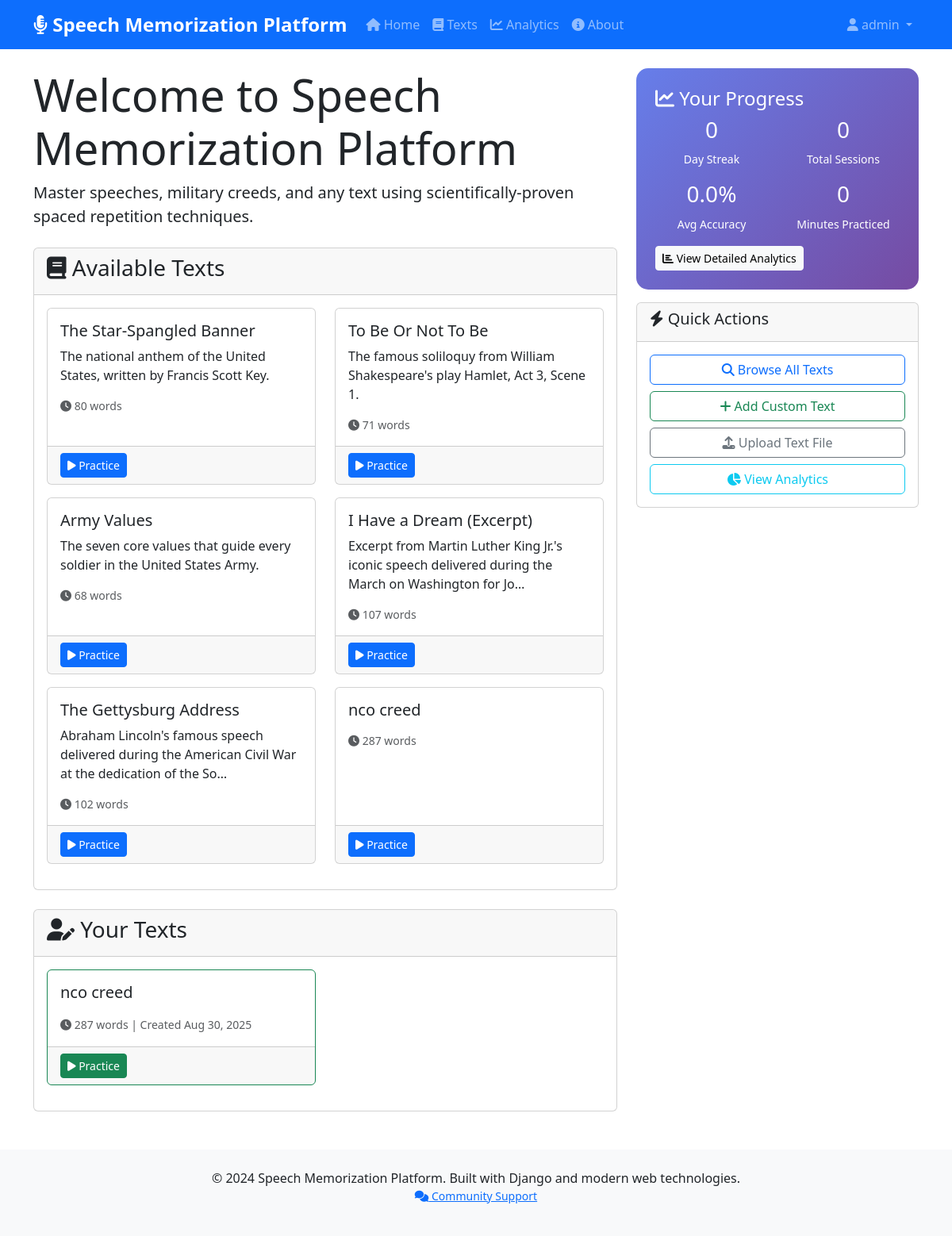
The app's page / (signed in) with its own data.
### memorization/models.py (models this page shows, shortened)
class Text(models.Model):
    DIFFICULTY_CHOICES = [
        ('beginner', 'Beginner'),
        ('intermediate', 'Intermediate'),
        ('advanced', 'Advanced'),
        ('expert', 'Expert'),
    ]
    title = models.CharField(max_length=200)
    content = models.TextField()
    description = models.TextField(blank=True, null=True)
    tags = models.CharField(max_length=500, blank=True, help_text="Comma-separated tags")
    difficulty = models.CharField(max_length=20, choices=DIFFICULTY_CHOICES, default='beginner')
    time_limit = models.PositiveIntegerField(null=True, blank=True, help_text="Suggested time limit in minutes")
    created_by = models.ForeignKey(User, on_delete=models.CASCADE, related_name='created_texts')
    created_at = models.DateTimeField(auto_now_add=True)
    updated_at = models.DateTimeField(auto_now=True)
    is_public = models.BooleanField(default=False)
    word_count = models.PositiveIntegerField(default=0)
    class Meta:
        ordering = ['-created_at']

### analytics/models.py (models this page shows, shortened)
class UserAnalytics(models.Model):
    user = models.OneToOneField(User, on_delete=models.CASCADE, related_name='analytics')
    total_sessions = models.PositiveIntegerField(default=0)
    total_practice_time = models.PositiveIntegerField(default=0)  # In seconds
    total_words_practiced = models.PositiveIntegerField(default=0)
    total_words_correct = models.PositiveIntegerField(default=0)
    average_accuracy = models.FloatField(default=0.0)
    best_accuracy = models.FloatField(default=0.0)
    improvement_rate = models.FloatField(default=0.0)  # Percentage improvement
    current_streak = models.PositiveIntegerField(default=0)
    longest_streak = models.PositiveIntegerField(default=0)
    last_practice_date = models.DateField(null=True, blank=True)
    created_at = models.DateTimeField(auto_now_add=True)
    updated_at = models.DateTimeField(auto_now=True)
    @property
    def total_practice_time_minutes(self):
        return self.total_practice_time / 60

### core/views.py (the view, shortened to what this page needs)
# urls.py: 2. Add a URL to urlpatterns:  path('', views.home, name='home')
def home(request):
    demo_texts = [
        {
            'id': 1,
            'title': 'Army Creed',
            'description': 'The Soldier\'s Creed - fundamental beliefs of American soldiers',
            'word_count': 89,
            'content': 'I am an American Soldier. I am a warrior and a member of a team. I serve the people of the United States, and live the Army Values...'
        },
        {
            'id': 2,
            'title': 'Navy Creed',
            'description': 'The Sailor\'s Creed - core values of Navy personnel',
            'word_count': 76,
            'content': 'I am a United States Sailor. I will support and defend the Constitution of the United States of America...'
        },
        {
            'id': 3,
            'title': 'Air Force Creed',
            'description': 'The Airman\'s Creed - commitment to excellence in all we do',
            'word_count': 95,
            'content': 'I am an American Airman. I am a Warrior. I have answered my Nation\'s call...'
        },
        {
            'id': 4,
            'title': 'Marine Corps Creed',
            'description': 'My Creed - the spirit that has sustained Marines for over 240 years',
            'word_count': 112,
            'content': 'My rifle and myself know that what counts in this war is not the rounds we fire...'
        }
    ]
    if MODELS_AVAILABLE:
        try:
            texts = Text.objects.filter(is_public=True).order_by('-created_at')
            user_texts = Text.objects.filter(created_by=request.user).order_by('-created_at')
            recent_sessions = PracticeSession.objects.filter(
                user=request.user
            ).order_by('-started_at')[:5]
            user_analytics, created = UserAnalytics.objects.get_or_create(user=request.user)
            context = {
                'texts': texts,
                'user_texts': user_texts,
                'recent_sessions': recent_sessions,
                'user_analytics': user_analytics,
            }
        except Exception:
            context = {
                'texts': demo_texts,
                'is_demo': True,
                'demo_message': 'Demo mode - database not available'
            }
    else:
        context = {
            'texts': demo_texts,
            'is_demo': True,
            'demo_message': 'Demo mode - showing sample military creeds'
        }
    return render(request, 'core/home.html', context)

### templates/core/home.html (shortened to what this page needs)
{% extends 'base.html' %}
{% block content %}
<div class="row">
    <div class="col-lg-8">
        <div class="welcome-section mb-4">
            <h1 class="display-4">Welcome to Speech Memorization Platform</h1>
            <p class="lead">Master speeches, military creeds, and any text using scientifically-proven spaced repetition techniques.</p>
        </div>
        <div class="card mb-4">
            <div class="card-header">
                <h3><i class="fas fa-book"></i> Available Texts</h3>
            </div>
            <div class="card-body">
                {% if texts %}
                    <div class="row">
                        {% for text in texts %}
                            <div class="col-md-6 mb-3">
                                <div class="card h-100">
                                    <div class="card-body">
                                        <h5 class="card-title">{{ text.title }}</h5>
                                        <p class="card-text">{{ text.description|truncatechars:100 }}</p>
                                        <div class="d-flex justify-content-between align-items-center">
                                            <small class="text-muted">
                                                <i class="fas fa-clock"></i> {{ text.word_count }} words
                                            </small>
                                            <span class="badge bg-{{ text.difficulty|default:'primary' }}">
                                            </span>
                                        </div>
                                    </div>
                                    <div class="card-footer">
                                        <a href="{% url 'practice_text' text.id %}" class="btn btn-primary btn-sm">
                                            <i class="fas fa-play"></i> Practice
                                        </a>
                                    </div>
                                </div>
                            </div>
                        {% endfor %}
                    </div>
                {% else %}
                    <div class="alert alert-info">
                        <i class="fas fa-info-circle"></i> No public texts available yet.
                        <a href="{% url 'text_list' %}">Browse all texts</a> or add your own.
                    </div>
                {% endif %}
            </div>
        </div>
        {% if user_texts %}
            <div class="card">
                <div class="card-header">
                    <h3><i class="fas fa-user-edit"></i> Your Texts</h3>
                </div>
                <div class="card-body">
                    <div class="row">
                        {% for text in user_texts %}
                            <div class="col-md-6 mb-3">
                                <div class="card h-100 border-success">
                                    <div class="card-body">
                                        <h5 class="card-title">{{ text.title }}</h5>
                                        <small class="text-muted">
                                            <i class="fas fa-clock"></i> {{ text.word_count }} words
                                            | Created {{ text.created_at|date:"M d, Y" }}
                                        </small>
                                    </div>
                                    <div class="card-footer">
                                        <a href="{% url 'practice_text' text.id %}" class="btn btn-success btn-sm">
                                            <i class="fas fa-play"></i> Practice
                                        </a>
                                    </div>
                                </div>
                            </div>
                        {% endfor %}
                    </div>
                </div>
            </div>
        {% endif %}
    </div>
    <div class="col-lg-4">
        <div class="analytics-card">
            <h4><i class="fas fa-chart-line"></i> Your Progress</h4>
            <div class="row text-center">
                <div class="col-6">
                    <h3>{{ user_analytics.current_streak }}</h3>
                    <small>Day Streak</small>
                </div>
                <div class="col-6">
                    <h3>{{ user_analytics.total_sessions }}</h3>
                    <small>Total Sessions</small>
                </div>
            </div>
            <div class="row text-center mt-3">
                <div class="col-6">
                    <h3>{{ user_analytics.average_accuracy|floatformat:1 }}%</h3>
                    <small>Avg Accuracy</small>
                </div>
                <div class="col-6">
                    <h3>{{ user_analytics.total_practice_time_minutes|floatformat:0 }}</h3>
                    <small>Minutes Practiced</small>
                </div>
            </div>
            <div class="mt-3">
                <a href="{% url 'analytics' %}" class="btn btn-light btn-sm">
                    <i class="fas fa-chart-bar"></i> View Detailed Analytics
                </a>
            </div>
        </div>
        <div class="card mt-3">
            <div class="card-header">
                <h5><i class="fas fa-bolt"></i> Quick Actions</h5>
            </div>
            <div class="card-body">
                <div class="d-grid gap-2">
                    <a href="{% url 'text_list' %}" class="btn btn-outline-primary">
                        <i class="fas fa-search"></i> Browse All Texts
                    </a>
                    <a href="{% url 'create_text' %}" class="btn btn-outline-success">
                        <i class="fas fa-plus"></i> Add Custom Text
                    </a>
                    <a href="{% url 'upload_text_file' %}" class="btn btn-outline-secondary">
                        <i class="fas fa-upload"></i> Upload Text File
                    </a>
                    <a href="{% url 'analytics' %}" class="btn btn-outline-info">
                        <i class="fas fa-chart-pie"></i> View Analytics
                    </a>
                </div>
            </div>
        </div>
    </div>
</div>
{% endblock %}

### templates/base.html (shortened to what this page needs)
<!DOCTYPE html>
<html lang="en">
<head>
    <link href="https://cdn.jsdelivr.net/npm/bootstrap@5.3.0/dist/css/bootstrap.min.css" rel="stylesheet">
    <link href="https://cdnjs.cloudflare.com/ajax/libs/font-awesome/6.4.0/css/all.min.css" rel="stylesheet">
</head>
<body>
    <nav class="navbar navbar-expand-lg navbar-dark bg-primary">
        <div class="container">
            <a class="navbar-brand" href="{% url 'home' %}">
                <i class="fas fa-microphone-alt"></i> Speech Memorization Platform
            </a>
            <div class="collapse navbar-collapse" id="navbarNav">
                <ul class="navbar-nav me-auto">
                    <li class="nav-item">
                        <a class="nav-link" href="{% url 'home' %}">
                            <i class="fas fa-home"></i> Home
                        </a>
                    </li>
                    <li class="nav-item">
                        <a class="nav-link" href="{% url 'text_list' %}">
                            <i class="fas fa-book"></i> Texts
                        </a>
                    </li>
                    <li class="nav-item">
                        <a class="nav-link" href="{% url 'analytics' %}">
                            <i class="fas fa-chart-line"></i> Analytics
                        </a>
                    </li>
                    <li class="nav-item">
                        <a class="nav-link" href="{% url 'about' %}">
                            <i class="fas fa-info-circle"></i> About
                        </a>
                    </li>
                </ul>
                <ul class="navbar-nav">
                    {% if user.is_authenticated %}
                        <li class="nav-item dropdown">
                            <a class="nav-link dropdown-toggle" href="#" id="navbarDropdown" role="button" data-bs-toggle="dropdown">
                                <i class="fas fa-user"></i> {{ user.username }}
                            </a>
                        </li>
                    {% else %}
                        <li class="nav-item">
                            <a class="nav-link" href="{% url 'login' %}">Login</a>
                        </li>
                    {% endif %}
                </ul>
            </div>
        </div>
    </nav>
    <main class="container mt-4">
        {% block content %}{% endblock %}
    </main>
    <footer class="bg-light mt-5 py-4">
        <div class="container text-center">
            <p class="mb-0">&copy; 2024 Speech Memorization Platform. Built with Django and modern web technologies.</p>
            <p class="small text-muted">
                <a href="https://matrix.to/#/%23speech-memorization-platform:irregularchat.com" target="_blank">
                    <i class="fas fa-comments"></i> Community Support
                </a>
            </p>
        </div>
    </footer>
</body>
</html>

### templates/base.html (style rules this page uses)
.analytics-card { background: linear-gradient(135deg, #667eea 0%, #764ba2 100%); color: white; border-radius: 15px; padding: 1.5rem; margin-bottom: 1rem; }
.navbar-brand { font-weight: bold; font-size: 1.5rem; }

### records on screen
Text: title "The Star-Spangled Banner", description "The national anthem of the United States, written by Francis Scott Key.", word_count "80"
Text: title "To Be Or Not To Be", description "The famous soliloquy from William Shakespeare's play Hamlet, Act 3, Scene 1.", word_count "71"
Text: title "Army Values", description "The seven core values that guide every soldier in the United States Army.", word_count "68"
Text: title "I Have a Dream (Excerpt)", description "Excerpt from Martin Luther King Jr.'s iconic speech delivered during the March on Washington for Jo…", word_count "107"
Text: title "The Gettysburg Address", description "Abraham Lincoln's famous speech delivered during the American Civil War at the dedication of the So…", word_count "102"
Text: title "nco creed", word_count "287", created_at "Aug 30, 2025"
UserAnalytics: current_streak "0", total_sessions "0", average_accuracy "0.0", total_practice_time_minutes "0"

### other values on screen
{{ user.username }} "admin"
